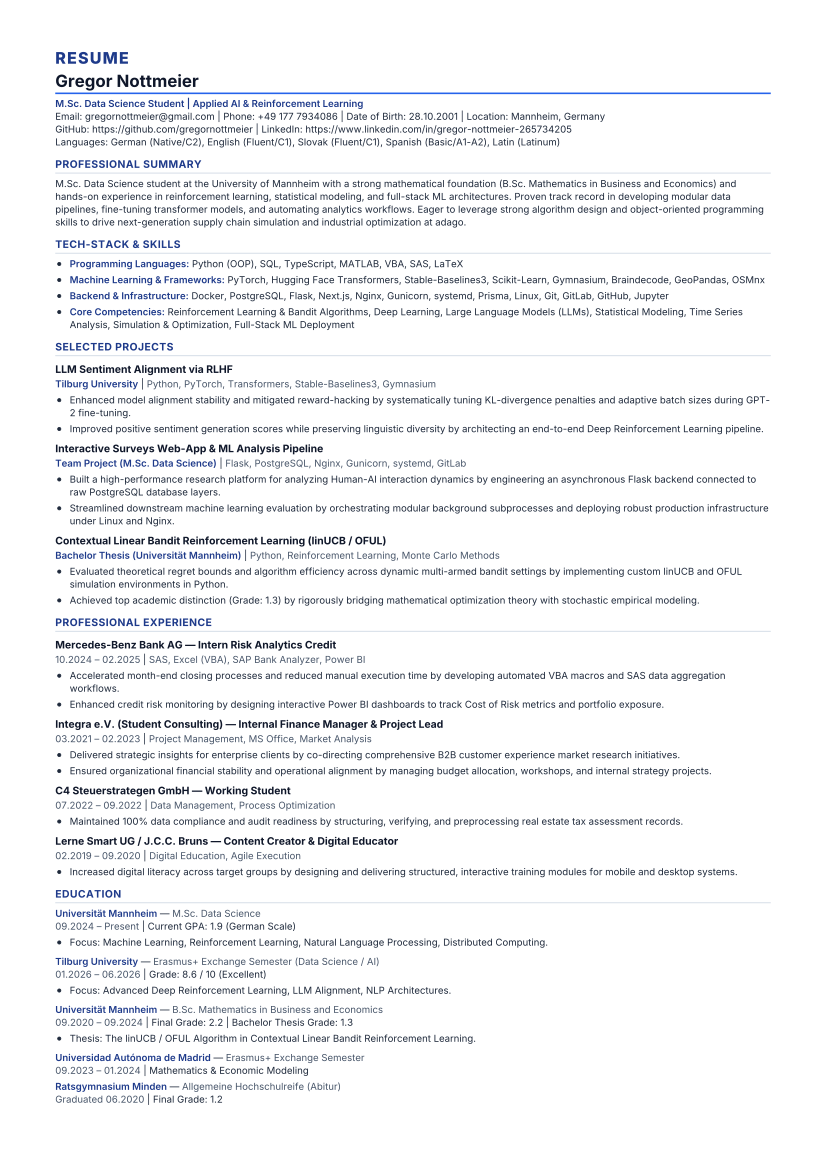

The script that saved this image:
import pdfkit, fitz, os, re, markdown

with open('/home/gregor/my_projects/cv_automation_pipeline/output/ready_to_send/adago_GmbH_Intern___Working_Student/CV_GregorNottmeier.md', 'r', encoding='utf-8') as f:
    md_text = f.read()

m_text = re.sub(r'^(?![\-\*]\s)(.+)\n([\-\*]\s)', r'\1\n\n\2', md_text, flags=re.MULTILINE)
raw_html = markdown.markdown(m_text.strip(), extensions=['tables', 'fenced_code', 'attr_list'])

# Replace kicker
raw_html = re.sub(
    r'<h1>\s*(?:LEBENSLAUF\s*/\s*RESUME|RESUME\s*/\s*LEBENSLAUF|LEBENSLAUF\s*/\s*CV|RESUME\s*/\s*CV|LEBENSLAUF|RESUME|CV)\s*</h1>',
    '<div class="doc-kicker">RESUME</div>',
    raw_html,
    flags=re.IGNORECASE,
    count=1
)
raw_html = re.sub(
    r'<h1>\s*(?:LEBENSLAUF\s*/\s*RESUME|RESUME\s*/\s*LEBENSLAUF|LEBENSLAUF\s*/\s*CV|RESUME\s*/\s*CV|LEBENSLAUF|RESUME|CV)\s*</h1>',
    '',
    raw_html,
    flags=re.IGNORECASE
)

# Strip <hr /> that precedes <h2> so no stray line appears before sections or at bottom of pages
raw_html = re.sub(r'<hr\s*/?>\s*(?=<h2>)', '', raw_html, flags=re.IGNORECASE)

parts = re.split(r'(?=<h2>)', raw_html)
wrapped_parts = []
for part in parts:
    if not part.strip(): continue
    if re.search(r'<h2>', part, re.IGNORECASE):
        wrapped_parts.append(f'<div class="cv-section">{part}</div>')
    else:
        wrapped_parts.append(part)
content_html = f'<div class="section-lebenslauf">{"".join(wrapped_parts)}</div>'

html = f"""<!DOCTYPE html>
<html>
<head>
<meta charset="utf-8">
<style>
@import url('https://fonts.googleapis.com/css2?family=Inter:wght@300;400;500;600;700;800&display=swap');
* {{ box-sizing: border-box; }}
body {{
    font-family: 'Inter', -apple-system, BlinkMacSystemFont, sans-serif;
    font-size: 8.8pt;
    line-height: 1.36;
    color: #1e293b;
    margin: 0; padding: 0;
}}
.doc-kicker {{
    font-size: 15pt;
    font-weight: 800;
    color: #1e3a8a;
    text-transform: uppercase;
    letter-spacing: 1.5px;
    margin-top: 0;
    margin-bottom: 2px;
}}
.section-lebenslauf {{ font-size: 8.8pt; line-height: 1.36; }}
.section-lebenslauf h2 {{
    font-size: 10pt; font-weight: 700; color: #1e3a8a;
    text-transform: uppercase; letter-spacing: 0.5px;
    margin-top: 11px; margin-bottom: 5px; padding-bottom: 2px;
    border-bottom: 1.5px solid #cbd5e1;
}}
.section-lebenslauf h3 {{ font-size: 9.5pt; font-weight: 700; color: #0f172a; margin-top: 8px; margin-bottom: 2px; }}
.section-lebenslauf p {{ margin-top: 0; margin-bottom: 4px; }}
.section-lebenslauf strong, .section-lebenslauf p strong, .section-lebenslauf li strong {{ color: #1e3a8a !important; font-weight: 600; }}
.section-lebenslauf p em {{ color: #475569; font-style: normal; }}
h1 {{ font-size: 16pt; font-weight: 700; color: #0f172a; margin-top: 2px; margin-bottom: 4px; border-bottom: 2px solid #2563eb; }}
ul {{ margin-top: 4px; margin-bottom: 8px; padding-left: 18px; list-style-type: disc; }}
li {{ margin-bottom: 4px; line-height: 1.38; color: #1e293b; display: list-item; }}
hr {{ border: none; border-top: 1px solid #e2e8f0; margin: 8px 0; }}

.cv-section {{
    page-break-inside: avoid !important;
    break-inside: avoid !important;
}}
.cv-section h2, .cv-section h3 {{
    page-break-after: avoid !important;
    break-after: avoid !important;
}}
</style>
</head>
<body>
{content_html}
</body>
</html>"""

pdf_path = '/home/gregor/my_projects/cv_automation_pipeline/scratch/clean_break_test.pdf'
options = {
    'page-size': 'A4', 'margin-top': '12mm', 'margin-bottom': '12mm',
    'margin-left': '14mm', 'margin-right': '14mm', 'encoding': 'UTF-8',
    'no-outline': None, 'enable-local-file-access': None,
    'print-media-type': None, 'javascript-delay': 400
}
pdfkit.from_string(html, pdf_path, options=options)
doc = fitz.open(pdf_path)
print(f"Total pages: {len(doc)}")
doc[0].get_pixmap(dpi=150).save('/mnt/c/Users/grego/.gemini/antigravity-ide/brain/78cef00f-edbc-4f72-aa72-abfbbfb2d8a5/clean_p1.png')
doc[1].get_pixmap(dpi=150).save('/mnt/c/Users/grego/.gemini/antigravity-ide/brain/78cef00f-edbc-4f72-aa72-abfbbfb2d8a5/clean_p2.png')
print("Saved clean_p1.png and clean_p2.png")
